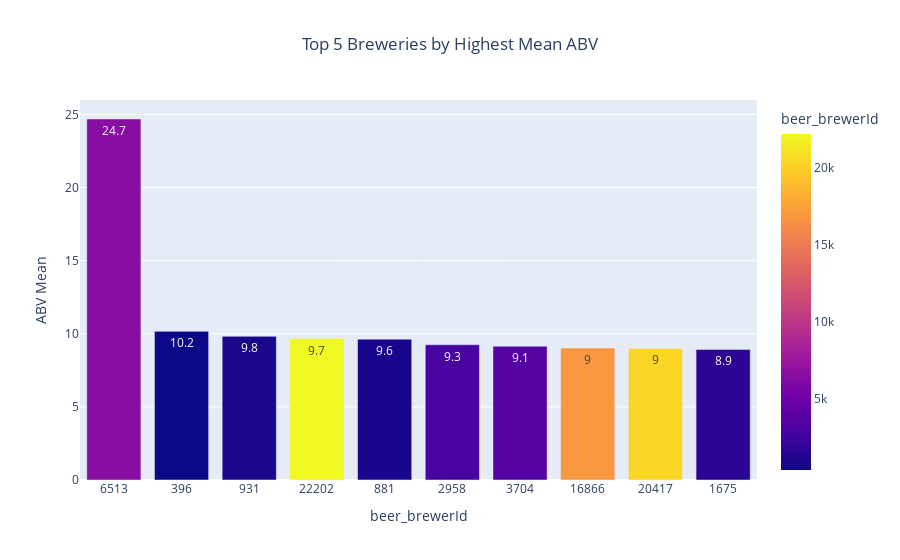

Notebook cell for this chart:
### Code cell
fig = px.bar(abv_filtered_mean, x='beer_brewerId',y='beer_ABV_mean',color = 'beer_brewerId',title='Top 3 Breweries by Highest Mean ABV',
             text=abv_filtered_mean['beer_ABV_mean'].round(1),)
fig.update_xaxes(type='category')
fig.update_layout(title="Top 5 Breweries by Highest Mean ABV",
                   xaxis_title='beer_brewerId',
                   yaxis_title='ABV Mean',title_x= 0.5)
fig.show()
fig.write_html(output_dir +"top5_brwIds_mean by ABV.html")

### Figure 1 — Plotly figure (JSON) as saved in the notebook; plotly's stock layout.template omitted (floating-point values rounded to 4 significant figures)
{"data": [{"alignmentgroup": "True", "hovertemplate": "beer_brewerId=%{marker.color}<br>beer_ABV_mean=%{y}<br>text=%{text}<extra></extra>", "legendgroup": "", "marker": {"color": [6513, 396, 931, 22202, 881, 2958, 3704, 16866, 20417, 1675], "coloraxis": "coloraxis", "pattern": {"shape": ""}}, "name": "", "offsetgroup": "", "orientation": "v", "showlegend": false, "text": [24.7, 10.2, 9.8, 9.7, 9.6, 9.3, 9.1, 9, 9, 8.9], "textposition": "auto", "type": "bar", "x": [6513, 396, 931, 22202, 881, 2958, 3704, 16866, 20417, 1675], "xaxis": "x", "y": [24.69, 10.17, 9.825, 9.675, 9.633, 9.25, 9.144, 9.028, 9.001, 8.93], "yaxis": "y"}], "layout": {"barmode": "relative", "coloraxis": {"colorbar": {"title": {"text": "beer_brewerId"}}, "colorscale": [[0, "#0d0887"], [0.1111, "#46039f"], [0.2222, "#7201a8"], [0.3333, "#9c179e"], [0.4444, "#bd3786"], [0.5556, "#d8576b"], [0.6667, "#ed7953"], [0.7778, "#fb9f3a"], [0.8889, "#fdca26"], [1, "#f0f921"]]}, "legend": {"tracegroupgap": 0}, "title": {"text": "Top 5 Breweries by Highest Mean ABV", "x": 0.5}, "xaxis": {"anchor": "y", "domain": [0, 1], "title": {"text": "beer_brewerId"}, "type": "category"}, "yaxis": {"anchor": "x", "domain": [0, 1], "title": {"text": "ABV Mean"}}}}
